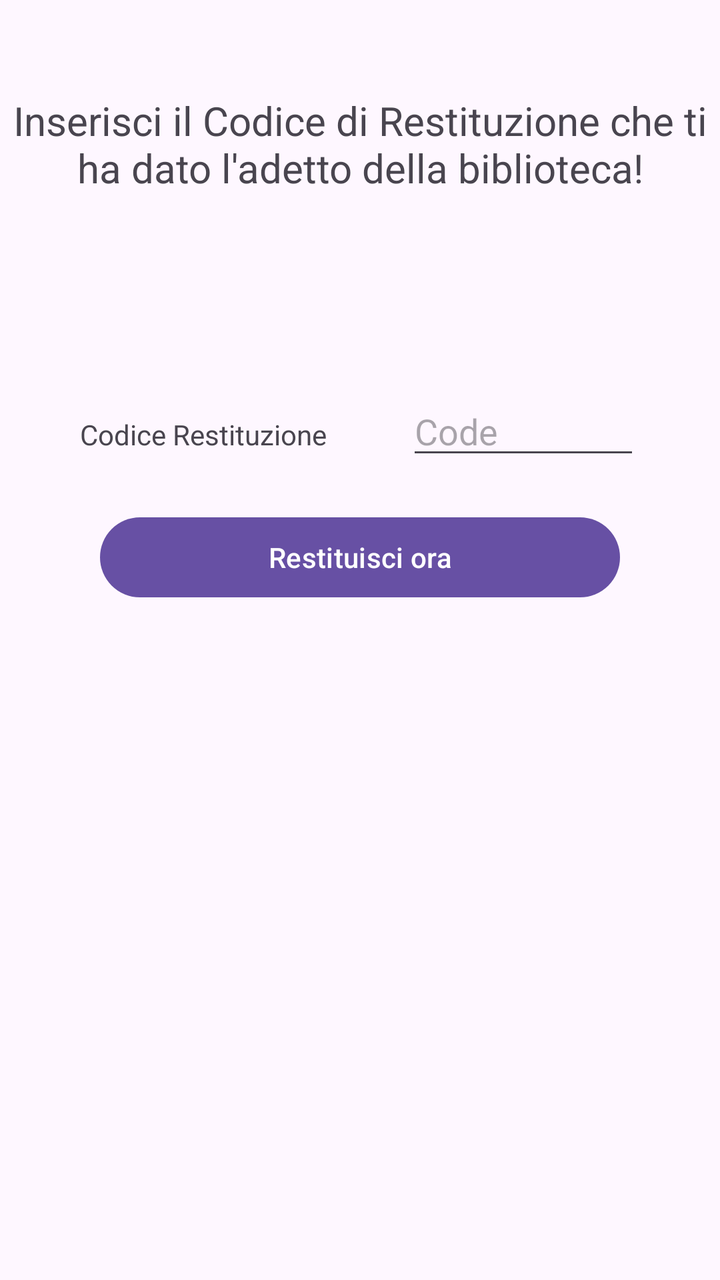
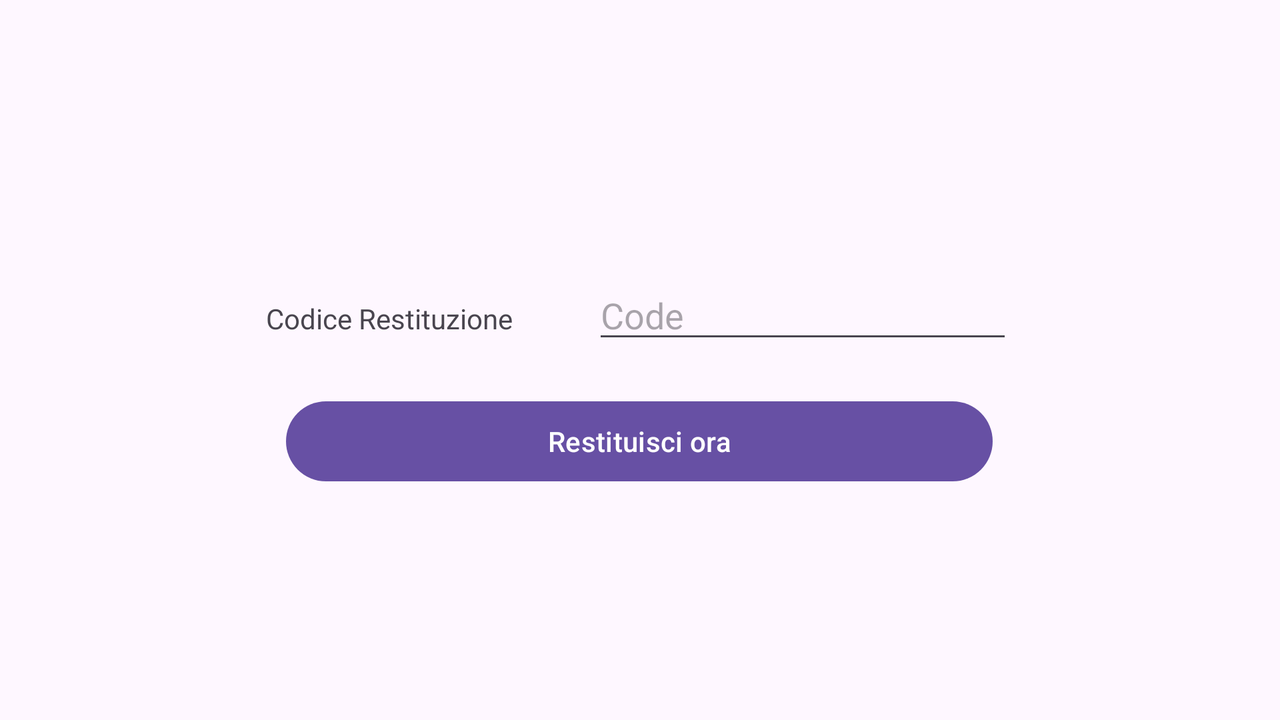

Compare how this app lays out the same screen by default and in its alternative resource folder. The renders come first, then the two layout files and the values they reference.
<!-- AndroidManifest.xml: application theme Theme.Progetto -->
<!-- res/layout/f_restituzione_libro.xml -->
<?xml version="1.0" encoding="utf-8"?>
<FrameLayout xmlns:android="http://schemas.android.com/apk/res/android"
    xmlns:app="http://schemas.android.com/apk/res-auto"
    xmlns:tools="http://schemas.android.com/tools"
    android:id="@+id/FrameLayoutLibro"
    android:layout_width="match_parent"
    android:layout_height="match_parent">

<androidx.constraintlayout.widget.ConstraintLayout
    android:layout_width="match_parent"
    android:layout_height="match_parent">

    <LinearLayout
        android:id="@+id/linearLayout26"
        android:layout_width="wrap_content"
        android:layout_height="wrap_content"
        android:layout_marginTop="38dp"
        android:layout_marginBottom="400dp"
        android:orientation="vertical"
        app:layout_constraintBottom_toBottomOf="parent"
        app:layout_constraintEnd_toEndOf="parent"
        app:layout_constraintStart_toStartOf="parent"
        app:layout_constraintTop_toBottomOf="@+id/linearLayout27">

        <LinearLayout
            android:layout_width="match_parent"
            android:layout_height="wrap_content"
            android:layout_margin="20dp"
            android:layout_marginBottom="30dp"
            android:orientation="horizontal">

            <TextView
                android:id="@+id/textViewInfoCodice"
                android:layout_width="wrap_content"
                android:layout_height="wrap_content"
                android:layout_marginLeft="20dp"
                android:layout_marginRight="40dp"
                android:text="Codice Restituzione" />

            <EditText
                android:id="@+id/editTextCodiceRestituzioneLibro"
                android:layout_width="wrap_content"
                android:layout_height="wrap_content"
                android:layout_marginRight="20dp"
                android:ems="10"
                android:hint="Code"
                android:inputType="text" />
        </LinearLayout>

        <LinearLayout
            android:layout_width="match_parent"
            android:layout_height="wrap_content"
            android:orientation="horizontal">

            <Button
                android:id="@+id/buttonRestituisciLibro"
                android:layout_width="wrap_content"
                android:layout_height="wrap_content"
                android:layout_marginLeft="50dp"
                android:layout_marginRight="50dp"
                android:layout_weight="1"
                android:text="Restituisci ora" />
        </LinearLayout>

    </LinearLayout>

    <LinearLayout
        android:id="@+id/linearLayout27"
        android:layout_width="match_parent"
        android:layout_height="wrap_content"
        android:layout_marginTop="109dp"
        android:layout_marginBottom="38dp"
        android:orientation="horizontal"
        app:layout_constraintBottom_toTopOf="@+id/linearLayout26"
        app:layout_constraintEnd_toEndOf="parent"
        app:layout_constraintStart_toStartOf="parent"
        app:layout_constraintTop_toTopOf="parent">

        <TextView
            android:id="@+id/textViewTestoRestituzione"
            android:layout_width="match_parent"
            android:layout_height="wrap_content"
            android:layout_gravity="center"
            android:gravity="center"
            android:text="Inserisci il Codice di Restituzione che ti ha dato l'adetto della biblioteca!"
            android:textSize="20sp" />
    </LinearLayout>
</androidx.constraintlayout.widget.ConstraintLayout>
</FrameLayout>
<!-- resources referenced by this layout -->
<resources>
  <style name="Theme.Progetto" parent="Base.Theme.Progetto" />
  <style name="Base.Theme.Progetto" parent="Theme.Material3.DayNight.NoActionBar">
          
          
      </style>
</resources>
<!-- res/layout-land/f_restituzione_libro.xml (the repository's variant of the layout above) -->
<!-- drawn on the phone turned sideways -->
<?xml version="1.0" encoding="utf-8"?>
<FrameLayout xmlns:android="http://schemas.android.com/apk/res/android"
    xmlns:app="http://schemas.android.com/apk/res-auto"
    xmlns:tools="http://schemas.android.com/tools"
    android:id="@+id/FrameLayoutLibro"
    android:layout_width="match_parent"
    android:layout_height="match_parent">

<androidx.constraintlayout.widget.ConstraintLayout
    android:layout_width="match_parent"
    android:layout_height="match_parent">

    <LinearLayout
        android:id="@+id/linearLayout25"
        android:layout_width="wrap_content"
        android:layout_height="wrap_content"
        android:layout_marginStart="138dp"
        android:layout_marginTop="139dp"
        android:layout_marginEnd="139dp"
        android:layout_marginBottom="139dp"
        android:orientation="vertical"
        app:layout_constraintBottom_toBottomOf="parent"
        app:layout_constraintEnd_toEndOf="parent"
        app:layout_constraintStart_toStartOf="parent"
        app:layout_constraintTop_toTopOf="parent">

        <LinearLayout
            android:layout_width="match_parent"
            android:layout_height="wrap_content"
            android:layout_margin="20dp"
            android:layout_marginBottom="30dp"
            android:orientation="horizontal">

            <TextView
                android:id="@+id/textViewInfoCodice"
                android:layout_width="wrap_content"
                android:layout_height="wrap_content"
                android:layout_marginLeft="20dp"
                android:layout_marginRight="40dp"
                android:text="Codice Restituzione" />

            <EditText
                android:id="@+id/editTextCodiceRestituzioneLibro"
                android:layout_width="wrap_content"
                android:layout_height="wrap_content"
                android:layout_marginRight="20dp"
                android:ems="10"
                android:hint="Code"
                android:inputType="text" />
        </LinearLayout>

        <LinearLayout
            android:layout_width="match_parent"
            android:layout_height="wrap_content"
            android:orientation="horizontal">

            <Button
                android:id="@+id/buttonRestituisciLibro"
                android:layout_width="wrap_content"
                android:layout_height="wrap_content"
                android:layout_marginLeft="50dp"
                android:layout_marginRight="50dp"
                android:layout_weight="1"
                android:text="Restituisci ora" />
        </LinearLayout>

    </LinearLayout>

    <TextView
        android:id="@+id/textViewTestoRestituzione"
        android:layout_width="wrap_content"
        android:layout_height="wrap_content"
        android:layout_marginStart="143dp"
        android:layout_marginTop="94dp"
        android:layout_marginEnd="144dp"
        android:layout_marginBottom="26dp"
        android:text="Inserisci il Codice di Restituzione che ti ha dato l'adetto della biblioteca!"
        android:textSize="20sp"
        app:layout_constraintBottom_toTopOf="@+id/linearLayout25"
        app:layout_constraintEnd_toEndOf="parent"
        app:layout_constraintStart_toStartOf="parent"
        app:layout_constraintTop_toTopOf="parent" />
</androidx.constraintlayout.widget.ConstraintLayout>
</FrameLayout>
